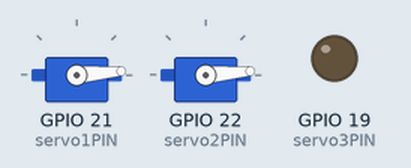
This sketch was run on a simulated ESP32. Shown: 2 × servo, output pins drawn as LEDs (lit = HIGH). Servo pulses on a pin are drawn as a servo (544–2400 µs = 0–180°).

Above: at 0.05 s.
Timing chart, 0 to 4.6 s (numbered marks = the images above):
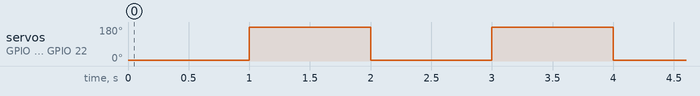

The sketch:

calibrateServo.ino
```cpp
const int servo1PIN = 21;  //Pin used for LED
const int servo2PIN = 22;  //Pin used for LED
const int servo3PIN = 19;  //Pin used for LED
uint16_t DC; //Variable for keeping track of the duty cycle
int i;
// setting PWM properties
const int freq = 50; //frequency (10Hz)
const int servo1Channel = 0;
const int servo2Channel = 1;
const int servo3Channel = 2;

const int resolution = 13;

const int MINANGLE = 0;
const int MAXANGLE = 180 + MINANGLE;

bool rightSignal, leftSignal;
int beaconAngle;


void setup() {
  Serial.begin(115200);
  // configure LED PWM functionalitites
  ledcSetup(servo1Channel, freq, resolution);
  ledcSetup(servo2Channel, freq, resolution);
  ledcSetup(servo3Channel, freq, resolution);

  // attach the channel to the GPIO to be controlled
  ledcAttachPin(servo1PIN, servo1Channel);
  ledcAttachPin(servo2PIN, servo2Channel);
  ledcAttachPin(servo3PIN, servo3Channel);

}


//map angle to duty_cycle
float angleToDC(int angle){
   int mid = map(angle, 0, 180, 30, 130);
   int DC = map(mid, 0, 1000, 0, 8191);
   return DC;
}

void openGripper(){
  ledcWrite(servo1Channel, angleToDC(0));
  ledcWrite(servo2Channel, angleToDC(0));
}

void closeGripper(){
  ledcWrite(servo1Channel, angleToDC(170));
  ledcWrite(servo2Channel, angleToDC(170));
}

void findBeacon() {
  //read signals from two phototransistors

  //do logic on which are high

  //if both detect a signal, move the car in the current angle
  if(rightSignal && leftSignal){
    Serial.println("Signal Detected");
  }

  //if just right servo sees signal
  else if (rightSignal) {
    //if we are at the edge, we need to turn the car 120 degrees
    if (beaconAngle == 0){
      //TURN CAR
      beaconAngle = 90;
    }
    else {
      //update angle and move servo right
      beaconAngle = beaconAngle - 5;
    }
    ledcWrite(servo3Channel, angleToDC(beaconAngle));
  }

  //if just left servo sees signal
  else if (leftSignal) {
    //if we are at the edge, we need to turn the car 120 degrees
    if (beaconAngle == 180){
      //TURN CAR
      beaconAngle = 90;
    }
    else {
      //update angle and move servo right
      beaconAngle = beaconAngle + 5;
    }
    ledcWrite(servo3Channel, angleToDC(beaconAngle));
  }

}


void loop() {
//   Code for sweeping beacon finder servo
//  int i;
//  for (i = MINANGLE; i <= MAXANGLE; i = i + 5 ) {
//    Serial.print("Angle: ");
//    Serial.println(i);
//    DC = angleToDC(i);
//    ledcWrite(servo3Channel, DC);
//    Serial.print("Duty Cycle: ");
//    Serial.println(DC);
//    delay(500);
//    }
  openGripper();
  delay(1000);
  closeGripper();
  delay(1000);
}
```

Measured:
- by itself, servo on GPIO 21 (servo1PIN), servo on GPIO 22 (servo2PIN): alternates 180° for 1.0 s and 5° for 1.0 s
